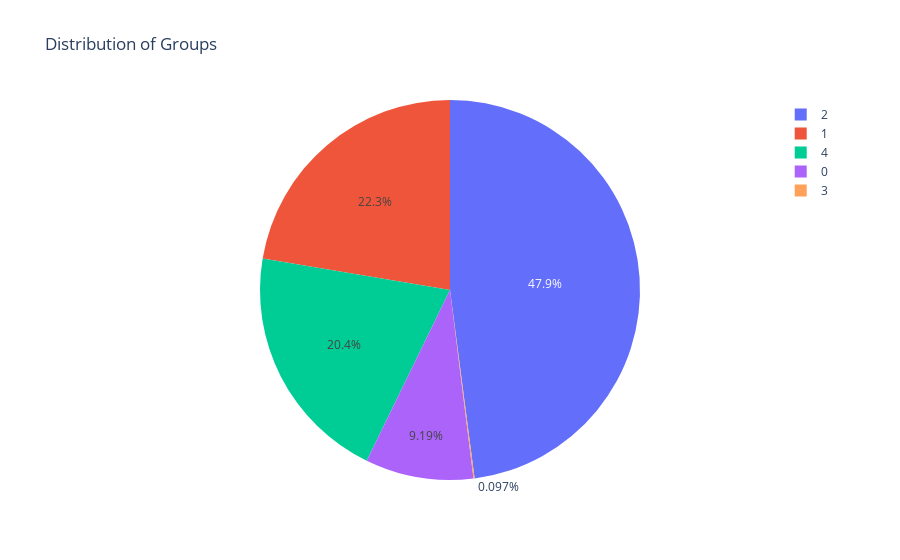

Notebook code for this chart:
### Code cell
fig = px.pie(final_df.groupby('group').count().reset_index(), names='group', values='profile', title='Distribution of Groups')
fig.show()

### Figure 1 — Plotly figure (JSON) as saved in the notebook; plotly's stock layout.template omitted (floating-point values rounded to 4 significant figures)
{"data": [{"domain": {"x": [0, 1], "y": [0, 1]}, "hovertemplate": "group=%{label}<br>profile=%{value}<extra></extra>", "labels": [0, 1, 2, 3, 4], "legendgroup": "", "name": "", "showlegend": true, "type": "pie", "values": [3410, 8289, 17784, 36, 7584]}], "layout": {"legend": {"tracegroupgap": 0}, "title": {"text": "Distribution of Groups"}}}
